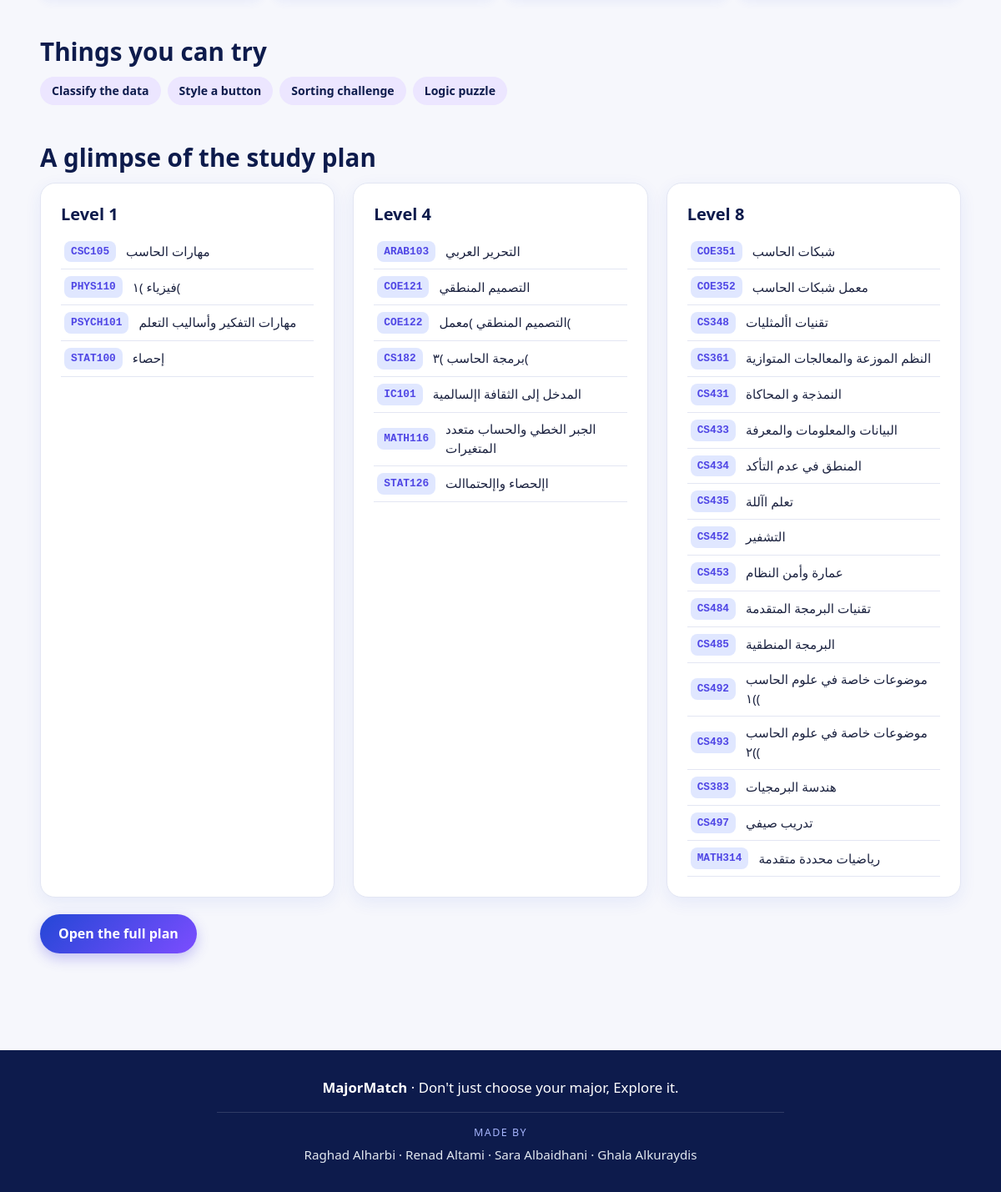
The page /php/major-details.php (lower part) on the database as committed earlier.
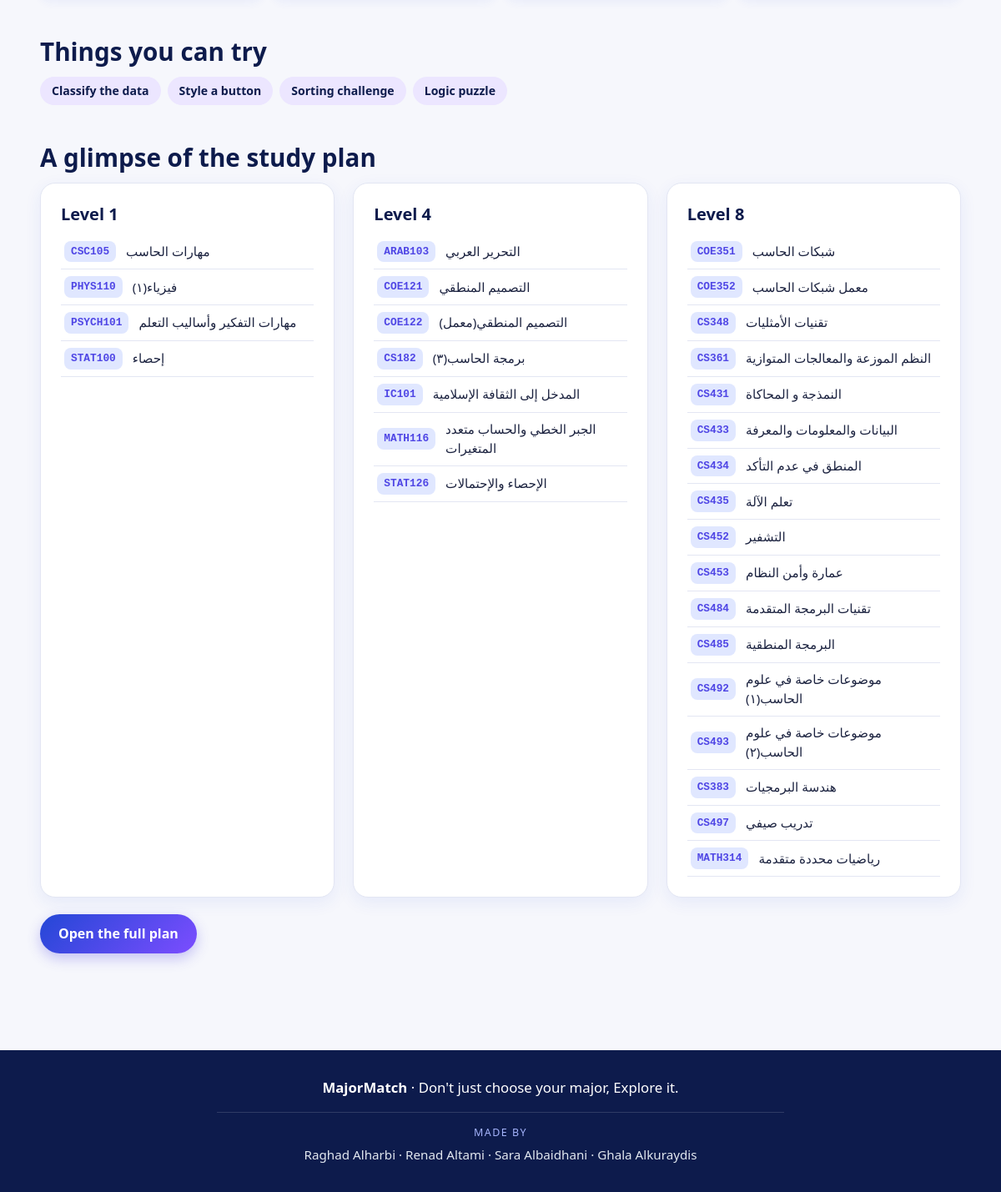
The same page on the database as committed later.
### tables this page shows
CREATE TABLE `experiences` (
  `id` int(11) NOT NULL,
  `major_id` int(11) NOT NULL,
  `field_id` int(11) NOT NULL,
  `title` varchar(150) NOT NULL,
  `description` text DEFAULT NULL,
  `type` varchar(30) NOT NULL
);

CREATE TABLE `courses` (
  `id` int(11) NOT NULL,
  `major_id` int(11) NOT NULL,
  `level` tinyint(4) NOT NULL,
  `course_code` varchar(20) NOT NULL,
  `course_name` varchar(150) NOT NULL,
  `course_name_ar` varchar(150) NOT NULL,
  `course_name_en` varchar(150) NOT NULL DEFAULT '',
  `credit_hours` tinyint(4) NOT NULL,
  `prerequisite` varchar(100) DEFAULT NULL,
  `is_sample` tinyint(1) NOT NULL DEFAULT 1,
  `course_type` varchar(30) NOT NULL DEFAULT 'required'
);

### php/db.php (called while the page is built, shortened)
<?php
$DB_HOST = 'localhost';
$DB_NAME = 'majormatch';
$DB_USER = 'root';
$DB_PASS = '';
function mm_pdo() {
    global $DB_HOST, $DB_NAME, $DB_USER, $DB_PASS;
    static $pdo = false;
    if ($pdo !== false) return $pdo;
    try {
        $pdo = new PDO("mysql:host=$DB_HOST;dbname=$DB_NAME;charset=utf8mb4", $DB_USER, $DB_PASS, [
            PDO::ATTR_ERRMODE => PDO::ERRMODE_EXCEPTION,
            PDO::ATTR_DEFAULT_FETCH_MODE => PDO::FETCH_ASSOC,
        ]);
    } catch (Exception $e) {
        $pdo = null;
    }
    return $pdo;
}
function mm_rows($table, $where = []) {
    $pdo = mm_pdo();
    if ($pdo) {
        $sql = "SELECT * FROM $table";
        $params = [];
        if ($where) {
            $parts = [];
            foreach ($where as $col => $val) {
                $parts[] = "$col = ?";
                $params[] = $val;
            }
            if ($parts) $sql .= ' WHERE ' . implode(' AND ', $parts);
        }
        $sql .= ' ORDER BY id';
        $st = $pdo->prepare($sql);
        $st->execute($params);
        return $st->fetchAll();
    }
    $data = json_decode(file_get_contents(__DIR__ . '/fallback.json'), true);
    $rows = isset($data[$table]) ? $data[$table] : [];
    return $rows;
}
function mm_major($slug) {
    foreach (mm_rows('majors') as $m) if ($m['slug'] === $slug) return $m;
    return null;
}
function e($s) { return htmlspecialchars((string)$s, ENT_QUOTES, 'UTF-8'); }

### php/major-details.php (the view, shortened to what this page needs)
<?php
require_once __DIR__ . '/db.php';
$slug  = isset($_GET['major']) ? $_GET['major'] : 'cs';
$major = mm_major($slug);
include 'header.php';
$exps    = mm_rows('experiences', ['major_id' => $major['id']]);
$courses = mm_rows('courses', ['major_id' => $major['id']]);
$byLevel = [];
foreach ($courses as $c) {
    $byLevel[(int)$c['level']][] = $c;
}
?>
<section class="section">
  <div class="container">
    <h2 style="margin-top:44px">Things you can try</h2>
    <div class="chips">
      <?php foreach ($exps as $x): ?>
        <a class="chip chip-link" href="experience.php?major=<?= e($major['slug']) ?>#exp-<?= e($x['type']) ?>"><?= e($x['title']) ?></a>
      <?php endforeach; ?>
    </div>
    <h2 style="margin-top:44px">A glimpse of the study plan</h2>
    <div class="grid-3">
      <?php foreach ([1, 4, 8] as $lvl): if (empty($byLevel[$lvl])) continue; ?>
        <div class="card">
          <h3>Level <?= $lvl ?></h3>
          <?php foreach ($byLevel[$lvl] as $c): ?>
            <div class="course-row">
              <span class="code"><?= e($c['course_code']) ?></span>
              <span><?= e($c['course_name']) ?></span>
            </div>
          <?php endforeach; ?>
        </div>
      <?php endforeach; ?>
    </div>
    <p style="margin-top:20px">
      <a class="btn btn-primary" href="study-plans.php?major=<?= e($major['slug']) ?>">Open the full plan</a>
    </p>
  </div>
</section>
<?php include 'footer.php'; ?>

### php/header.php (shortened to what this page needs)
<?php
require_once __DIR__ . '/db.php';
?>
<!DOCTYPE html>
<html lang="en">
<head>
    <link rel="stylesheet" href="../css/all_styles.css">
</head>
<body>
<main>

### php/footer.php (shortened to what this page needs)
</main>
<footer class="footer">
    <div class="container">
        <div class="footer-brand">
            <strong>MajorMatch</strong> · Don't just choose your major, Explore it.
        </div>
        <div class="footer-credits">
            <span class="made-by">Made by</span>
            <div class="team-names">
                Raghad Alharbi · Renad Altami · Sara Albaidhani · Ghala Alkuraydis
            </div>
        </div>
    </div>
</footer>
</body>
</html>

### css/all_styles.css (style rules this page uses)
* { box-sizing: border-box; }
html { scroll-behavior: smooth; }
body { margin: 0; font-family: "Segoe UI", Arial, sans-serif; color: #1c2340; background-color: #f6f7fc; line-height: 1.55; }
h1, h2, h3, h4 { line-height: 1.25; margin: 0 0 12px 0; color: #0d1b4c; }
h2 { font-size: 1.85rem; }
h3 { font-size: 1.25rem; }
p { margin: 0 0 14px 0; }
a { color: #4f46e5; }
.container { width: 92%; max-width: 1300px; margin: 0 auto; }
.btn { display: inline-block; border: none; cursor: pointer; font-family: inherit; font-size: 1rem; font-weight: bold; text-decoration: none; padding: 11px 22px; border-radius: 30px; transition: 0.2s; }
.btn-primary { background: linear-gradient(135deg, #2447d6, #7c4dff); color: #ffffff; box-shadow: 0 6px 16px rgba(79, 70, 229, 0.3); }
.section { padding: 52px 0; }
.card { background-color: #ffffff; border-radius: 18px; padding: 24px; box-shadow: 0 6px 20px rgba(36, 71, 214, 0.08); border: 1px solid #e3e6f3; }
.grid-2, .grid-3 { display: grid; grid-template-columns: repeat(3, 1fr); gap: 22px; }
.chips { display: flex; flex-wrap: wrap; gap: 8px; margin: 12px 0; }
.chip { display: inline-block; background-color: #ece6ff; color: #0d1b4c; padding: 6px 14px; border-radius: 20px; font-size: 0.88rem; font-weight: 600; text-decoration: none; }
.course-row { display: flex; gap: 12px; align-items: center; padding: 8px 4px; border-bottom: 1px solid #e3e6f3; font-size: 0.95rem; }
.code { font-family: Consolas, monospace; background-color: #e0e7ff; color: #4f46e5; padding: 3px 8px; border-radius: 8px; font-size: 0.8rem; font-weight: bold; white-space: nowrap; }
.footer { background-color: #0d1b4c; color: #cdd5f6; text-align: center; padding: 32px 0; margin-top: 50px; }
.footer-brand { font-size: 1.05rem; color: #ffffff; margin-bottom: 16px; }
.footer-credits { border-top: 1px solid rgba(255, 255, 255, 0.14); padding-top: 14px; max-width: 680px; margin: 0 auto; }
.made-by { display: block; font-size: 0.78rem; text-transform: uppercase; letter-spacing: 1.5px; color: #a5b4fc; margin-bottom: 6px; }
.team-names { font-size: 0.95rem; color: #e2e8f0; font-weight: 500; }

Rows that differ between the two databases and show on the page:
changed courses "PHYS110": course_name "فيزياء )١(" → "فيزياء(١)"
changed courses "COE122": course_name "التصميم المنطقي )معمل(" → "التصميم المنطقي(معمل)"
changed courses "CS182": course_name "برمجة الحاسب )٣(" → "برمجة الحاسب(٣)"
changed courses "IC101": course_name "المدخل إلى الثقافة اإلسالمية" → "المدخل إلى الثقافة الإسلامية"
changed courses "STAT126": course_name "اإلحصاء واإلحتماالت" → "الإحصاء والإحتمالات"
changed courses "CS348": course_name "تقنيات األمثليات" → "تقنيات الأمثليات"
changed courses "CS435": course_name "تعلم اآللة" → "تعلم الآلة"
changed courses "CS492": course_name "موضوعات خاصة في علوم الحاسب )١(" → "موضوعات خاصة في علوم الحاسب(١)"
changed courses "CS493": course_name "موضوعات خاصة في علوم الحاسب )٢(" → "موضوعات خاصة في علوم الحاسب(٢)"
